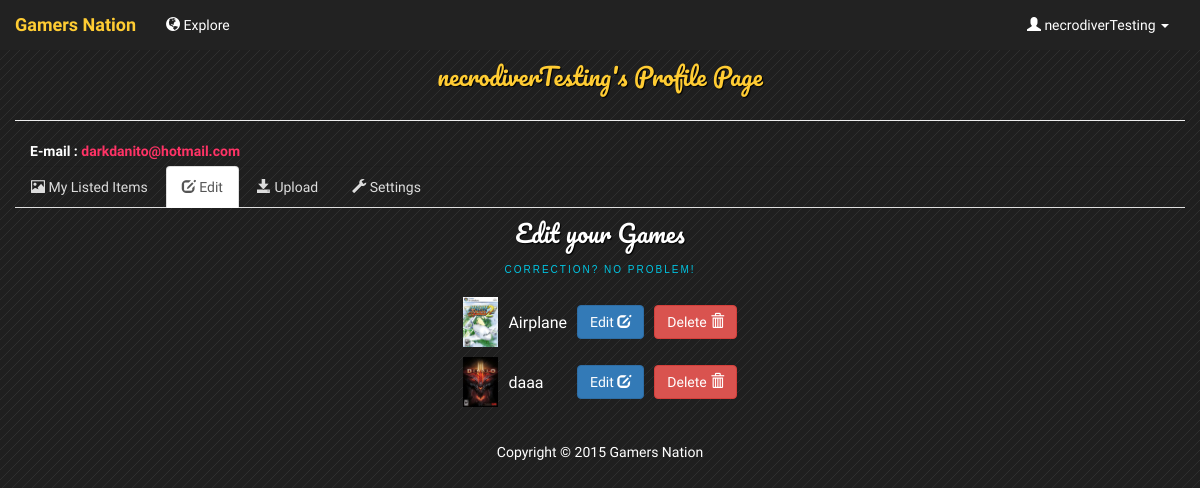
Page /userimgedit.php (signed in) on the earlier database version.
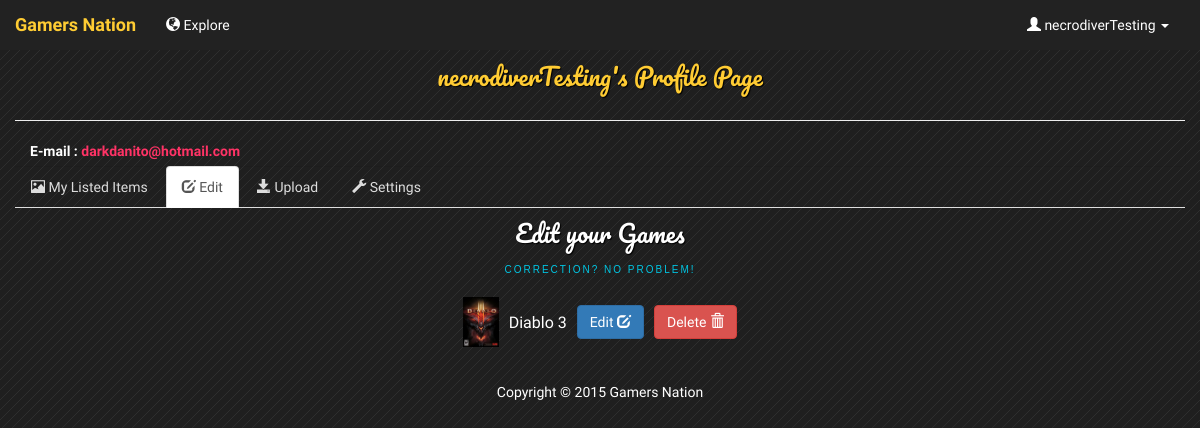
Same page on the later database version.
### tables this page shows
CREATE TABLE IF NOT EXISTS `user` (
  `UserID` varchar(255) NOT NULL,
  `Hashed_Password` varchar(255) DEFAULT NULL,
  `Email` varchar(255) DEFAULT NULL,
  `Salt` varchar(255) DEFAULT NULL
);

CREATE TABLE IF NOT EXISTS `game` (
  `GameID` int(11) NOT NULL,
  `Title` varchar(255) DEFAULT NULL,
  `Publisher` varchar(255) DEFAULT NULL,
  `Year_Released` int(11) DEFAULT NULL,
  `Platform` varchar(255) DEFAULT NULL,
  `Region` varchar(255) DEFAULT NULL,
  `Price` float DEFAULT NULL,
  `imagePath` varchar(500) NOT NULL
);

### userimgedit.php (the view, shortened to what this page needs)
<html>
    <head>
        <link href="css/bootstrap.min.css" rel="stylesheet">
        <link href="css/main.css" rel="stylesheet"/>
    </head>
    <?php include 'header.inc.php'; ?>
    <body>
        <div class="container-fluid">
            <?php include '/include/userdetail.inc.php'; ?>
            <?php include '/include/mainNav.inc.php'; ?>
        </div>
        <div class="container">
            <div class="content">
                <h1>Edit your Games
                    <span>Correction? No problem!</span></h1>
                <div>
                    <table align="center">
                        <?php
							$sql = "SELECT * FROM game ";
                            if ($result = mysqli_query($connection, $sql)) {
                                while ($row = mysqli_fetch_assoc($result)) {
                                    echo '<tr>';
                                    echo '<td style="padding: 5;"><img src="' . $row['imagePath'] . '" height="50px"/></td>';
                                    echo '<td style="padding: 5;"> '.$row['Title'].' </td>';
                                    echo '<td style="padding: 5;"> '
                                    . '     <a class="btn btn-primary" type="button" href="imgedit.php?id='. $row['GameID'].'">
                                                Edit <span class="glyphicon glyphicon-edit"></span>
                                            </a>
                                          </td>';
                                    echo '<td style="padding: 5;">'
                                    . '     <a class="btn btn-danger" type="button" href="imgdelete.php?id='. $row['GameID'].'">
                                                Delete <span class="glyphicon glyphicon-trash"></span>
                                            </a>
                                          </td>';
                                    echo '</tr>';
                                }
                            }
                            ?>
                    </table>
                </div>
            </div>
        </div>
        <?php include 'footer.inc.php'; ?>
    </body>
</html>

### header.inc.php (shortened to what this page needs)
<div class="container-fluid">
    <div class="nav navbar-inverse navbar-fixed-top">
        <div class="navbar-header"><a href="index.php" class="navbar-brand">Gamers Nation</a>
        </div>
        <div class="collapse navbar-collapse" id="bs-example-navbar-collapse-1">
            <ul class="nav navbar-nav">
                <li><a href="explore.php"><span class="glyphicon glyphicon-globe"></span> Explore</a></li>
            </ul>
            <ul class="nav navbar-nav navbar-right">
                <?php
                if ((!isset($_SESSION['username'])))
				{
                    ?>
                    <li><a href="signup.php"><span class="glyphicon glyphicon-user"></span> Sign Up</a></li>
                    <li><a href="login.php"><span class="glyphicon glyphicon-log-in"></span> Login</a></li>
                    <?php
                } else
				{
                    ?>
                    <li class="dropdown">
                        <a href="usergallery.php" class="dropdown-toggle" data-toggle="dropdown"><span class="glyphicon glyphicon-user"></span> <?php echo $_SESSION['username'] ?> <span class="caret"></span></a>
                    </li>
                    <?php
                }
                ?>
            </ul>
        </div>
    </div>
</div>

### include/userdetail.inc.php
<?php
$username = $_SESSION['username'];
$email = "";
$sql = "SELECT * FROM user WHERE UserID=\"" . $username . "\"";
if ($result = mysqli_query($connection, $sql))
{
    while ($row = mysqli_fetch_assoc($result))
	{
        $email = $row['Email'];
    }
}
?>
<div class="page-header" style="margin-top: 4em;">
    <h1 style="color: #ffcc33;"><?php echo $username ?>'s Profile Page</h1>
</div>
<?php
if ((!empty($name)) || (!empty($email)) || (!empty($webpage)) || (!empty($about))) {
    ?>
    <div class = "panel-transparent">
        <div class = "panel-body">
            <ul class = "list-unstyled">
                <?php
                if (!empty($email))
				{
                    ?>
                    <li>
                        <label class="col-xs-6 col-md-5">E-mail : <strong style="color: #ff3366;"><?php echo $email ?></strong></label>
                    </li>
                    <?php
                }
                ?>
            </ul>
            <br>
        </div>
    </div>
    <?php
}
?>

### include/mainNav.inc.php
<ul class="nav nav-tabs" role="tablist">
    <?php $currentPage = basename($_SERVER['SCRIPT_FILENAME']); ?>
    <li <?php
    if ($currentPage == "usergallery.php")
	{
		echo 'class="active"';
    }
    ?> role="presentation"><a href="usergallery.php"><span class="glyphicon glyphicon-picture" aria-hidden="true"></span> My Listed Items</a>
    </li>
    <li <?php
    if ($currentPage == "userimgedit.php" || $currentPage == "imgedit.php")
	{
        echo 'class="active"';
    }
    ?> role="presentation"><a href="userimgedit.php"><span class="glyphicon glyphicon-edit" aria-hidden="true"></span> Edit</a></li>
    <li <?php
    if ($currentPage == "userupload.php")
	{
        echo 'class="active"';
    }
    ?> role="presentation"><a href="userupload.php"><span class="glyphicon glyphicon-save" aria-hidden="true"></span> Upload</a></li>
    <li <?php
    if ($currentPage == "usersetting.php")
	{
        echo 'class="active"';
    }
    ?> role="presentation"><a href="usersetting.php"><span class="glyphicon glyphicon-wrench" aria-hidden="true"></span> Settings</a></li>
</ul>

### footer.inc.php (shortened to what this page needs)
<footer class="text-center">
    <p>Copyright &COPY; 2015 Gamers Nation</p>
</footer>

### css/main.css (style rules this page uses)
body { background:#1F1F1F url(../images/pattern.png) repeat top left; color:#fff; font-family: 'PT Sans Narrow', Arial, sans-serif; font-size:14px; }
a { color:#ddd; text-decoration:none; }
h1 { margin:5px; font-size:24px; text-align:center; color:#fff; font-family:"Pacifico", Georgia, "Times New Roman", serif; text-shadow:1px 1px 1px #000; padding-bottom:10px; line-height:40px; }
h1 span { font-size:10px; display:block; letter-spacing:2px; font-family: 'Trebuchet MS', 'Myriad Pro', Arial, sans-serif; color:#00c6e3; line-height:14px; padding-top:10px; text-shadow:none; text-transform:uppercase; }
.content { margin:0px 25px 30px 25px; }
.panel-transparent { background: none; -webkit-box-shadow: 0 1px 1px rgba(0, 0, 0, .05); box-shadow: 0 1px 1px rgba(0, 0, 0, .05); }
.panel-body { padding: 0; }
.nav.navbar-nav.navbar-right { margin-right: 16px; }
.navbar-inverse .navbar-brand { color: white; }
.navbar-inverse .navbar-nav > li > a { color: white; }
footer { clear: both; height: 40px; }

Differences in the rows shown:
removed game: imagePath (picture), Title "Airplane"
removed game: imagePath (picture), Title "daaa"
added game: imagePath (picture), Title "Diablo 3"
